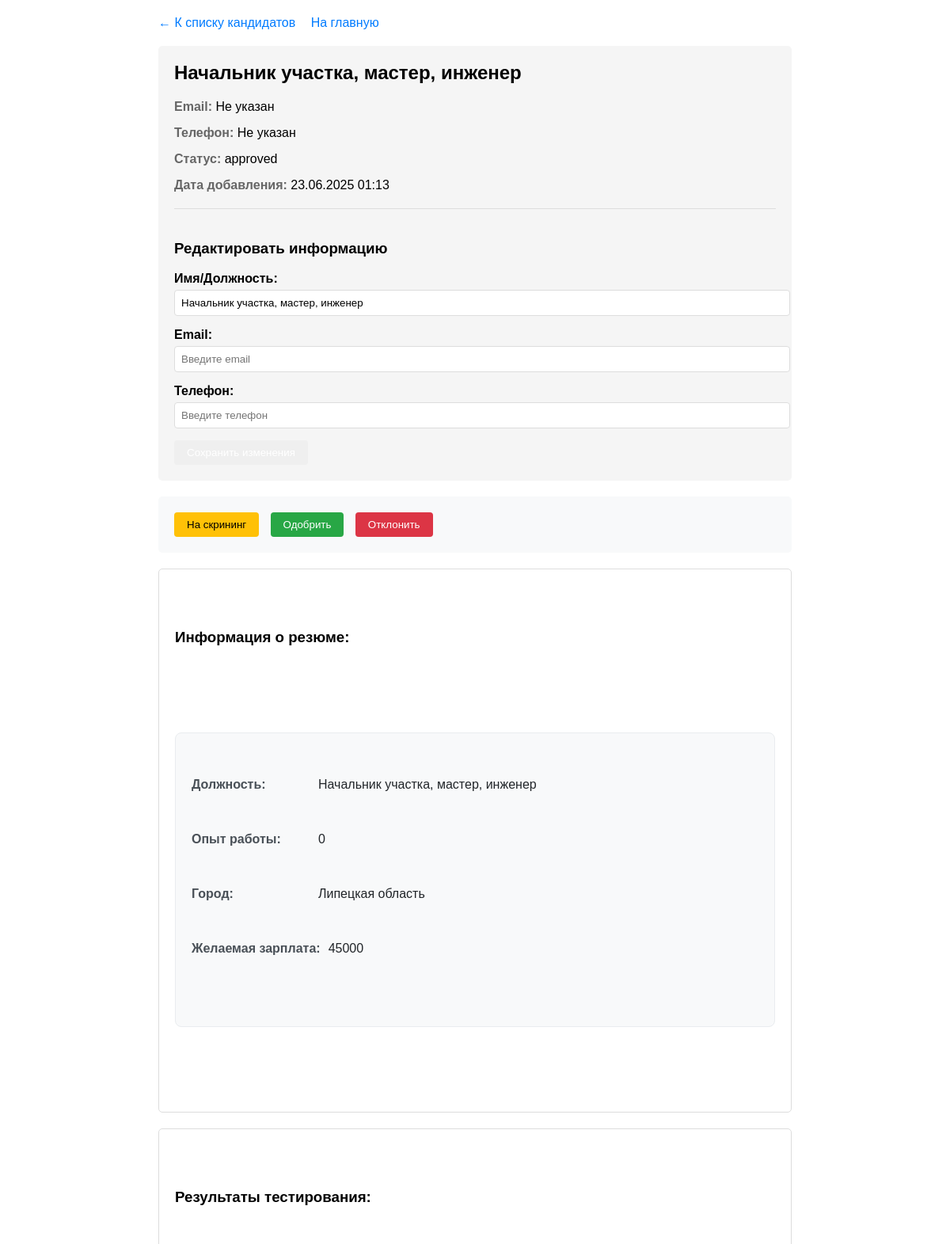
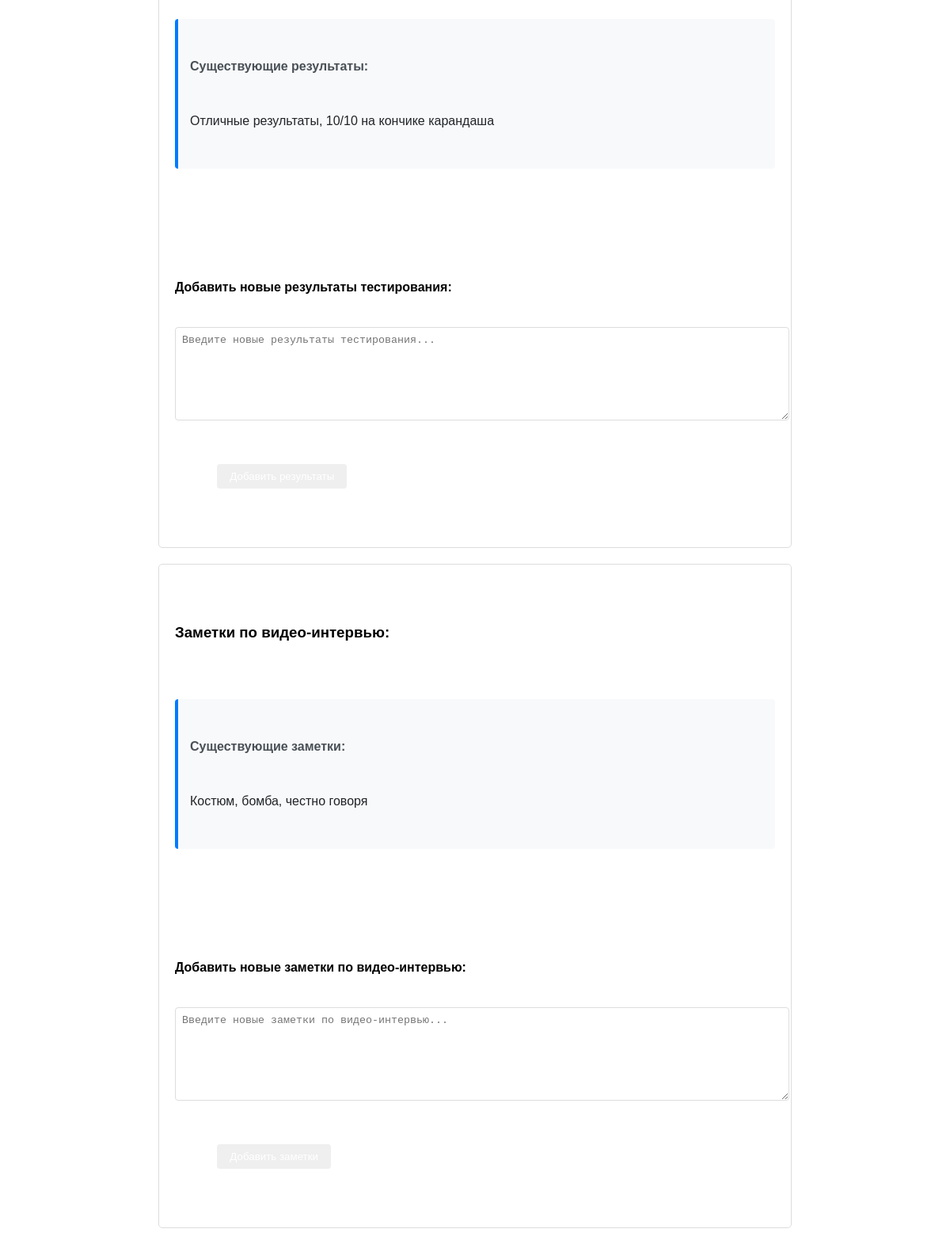
/candidates/1 (signed in), run on the app's committed database (2 pictures, top to bottom).
### models.py (models this page shows)
class Candidate(Base):
    __tablename__ = "candidates"
    id = Column(Integer, primary_key=True, index=True)
    name = Column(String)
    email = Column(String)
    phone = Column(String)
    resume_text = Column(Text)
    status = Column(String, default="new")
    notes = Column(Text)
    test_results = Column(Text, nullable=True)
    video_interview_notes = Column(Text, nullable=True)
    created_at = Column(DateTime, default=datetime.utcnow)
    updated_at = Column(DateTime, default=datetime.utcnow, onupdate=datetime.utcnow)
    user_id = Column(Integer, ForeignKey("users.id"))
    user = relationship("User", back_populates="candidates")
    status_update_date = Column(DateTime, default=datetime.utcnow, onupdate=datetime.utcnow)
    search_history_id = Column(Integer, ForeignKey("search_history.id"), nullable=True)
    search_history = relationship("SearchHistory")

### routers/candidates.py (the view)
@router.get("/{candidate_id}", response_class=HTMLResponse)
def view_candidate(candidate_id: int, request: Request, db: Session = Depends(get_db), current_user: models.User = Depends(get_current_user)):
    update_user_activity(db, current_user)
    if current_user.role == "dean":
        candidate = db.query(models.Candidate).filter(models.Candidate.id == candidate_id).first()
    else:
        candidate = db.query(models.Candidate).filter(models.Candidate.id == candidate_id, models.Candidate.user_id == current_user.id).first()
    if not candidate:
        raise HTTPException(status_code=404, detail="Кандидат не найден")
    return templates.TemplateResponse("candidate_detail.html", {"request": request, "candidate": candidate, "current_user": current_user})

### templates/candidate_detail.html (shortened to what this page needs)
<!DOCTYPE html>
<html>
<head>
</head>
<body>
    <div class="nav-links">
        {% if current_user.role == "dean" %}
            <a href="/dean/candidates">← К списку кандидатов</a>
        {% else %}
            <a href="/candidates">← К списку кандидатов</a>
        {% endif %}
        <a href="/dashboard">На главную</a>
    </div>
    <div class="candidate-info">
        <h2>{{ candidate.name }}</h2>
        <div class="info-group">
            <span class="info-label">Email:</span>
            <span>{{ candidate.email or 'Не указан' }}</span>
        </div>
        <div class="info-group">
            <span class="info-label">Телефон:</span>
            <span>{{ candidate.phone or 'Не указан' }}</span>
        </div>
        <div class="info-group">
            <span class="info-label">Статус:</span>
            <span>{{ candidate.status }}</span>
        </div>
        <div class="info-group">
            <span class="info-label">Дата добавления:</span>
            <span>{{ candidate.created_at.strftime('%d.%m.%Y %H:%M') }}</span>
        </div>
        {% if current_user.role == "hr" %}
        <div class="edit-details" style="margin-top: 20px; padding-top: 20px; border-top: 1px solid #ddd;">
            <h3>Редактировать информацию</h3>
            <form method="POST" action="/candidates/{{ candidate.id }}/update_details">
                <div class="form-group">
                    <label for="name">Имя/Должность:</label>
                    <input type="text" name="name" id="name" value="{{ candidate.name }}" required style="width: 100%; padding: 8px; border: 1px solid #ddd; border-radius: 4px;">
                </div>
                <div class="form-group">
                    <label for="email">Email:</label>
                    <input type="email" name="email" id="email" value="{{ candidate.email or '' }}" placeholder="Введите email" style="width: 100%; padding: 8px; border: 1px solid #ddd; border-radius: 4px;">
                </div>
                <div class="form-group">
                    <label for="phone">Телефон:</label>
                    <input type="tel" name="phone" id="phone" value="{{ candidate.phone or '' }}" placeholder="Введите телефон" style="width: 100%; padding: 8px; border: 1px solid #ddd; border-radius: 4px;">
                </div>
                <button type="submit" class="status-button">Сохранить изменения</button>
            </form>
        </div>
        {% endif %}
    </div>
    <div class="status-actions">
        {% if current_user.role == "hr" %}
        <form method="POST" action="/candidates/{{ candidate.id }}/update" style="display: inline;">
            <button type="submit" class="status-button screen">На скрининг</button>
        </form>
        <form method="POST" action="/candidates/{{ candidate.id }}/update" style="display: inline;">
            <button type="submit" class="status-button approve">Одобрить</button>
        </form>
        <form method="POST" action="/candidates/{{ candidate.id }}/update" style="display: inline;">
            <button type="submit" class="status-button reject">Отклонить</button>
        </form>
        {% elif current_user.role == "dean" and candidate.status == "approved" %}
        <form method="POST" action="/candidates/{{ candidate.id }}/update" style="display: inline;">
            <input type="hidden" name="action" value="final_approve">
            <button type="submit" class="status-button final-approve">Финальное одобрение</button>
        </form>
        {% endif %}
    </div>
    <div class="resume-text">
        <h3>Информация о резюме:</h3>
        {% if candidate.resume_text %}
            {% set resume_dict = candidate.resume_text | parse_resume %}
            {% if resume_dict %}
                <div class="resume-info">
                    <div class="resume-field">
                        <span class="field-label">Должность:</span>
                        <span class="field-value">{{ resume_dict.positionName or 'Не указана' }}</span>
                    </div>
                    <div class="resume-field">
                        <span class="field-label">Опыт работы:</span>
                        <span class="field-value">{{ resume_dict.experience or 'Не указан' }}</span>
                    </div>
                    <div class="resume-field">
                        <span class="field-label">Город:</span>
                        <span class="field-value">{{ resume_dict.localityName or 'Не указан' }}</span>
                    </div>
                    <div class="resume-field">
                        <span class="field-label">Желаемая зарплата:</span>
                        <span class="field-value">{{ resume_dict.salary or 'Не указана' }}</span>
                    </div>
                </div>
            {% else %}
                <div class="raw-resume">
                    <p><strong>Сырые данные резюме:</strong></p>
                    <pre>{{ candidate.resume_text }}</pre>
                </div>
            {% endif %}
        {% else %}
            <p>Информация о резюме отсутствует.</p>
        {% endif %}
    </div>
    {% if current_user.role == "hr" %}
    <div class="test-results">
        <h3>Результаты тестирования:</h3>
        {% if candidate.test_results %}
        <div class="existing-notes">
            <h4>Существующие результаты:</h4>
            <div class="notes-content">{{ candidate.test_results }}</div>
        </div>
        {% endif %}
        <form method="POST" action="/candidates/{{ candidate.id }}/update_test_results">
            <div class="form-group">
                <label for="test_results">Добавить новые результаты тестирования:</label>
                <textarea name="test_results" id="test_results" placeholder="Введите новые результаты тестирования..."></textarea>
            </div>
            <button type="submit" class="status-button">Добавить результаты</button>
        </form>
    </div>
    <div class="video-notes">
        <h3>Заметки по видео-интервью:</h3>
        {% if candidate.video_interview_notes %}
        <div class="existing-notes">
            <h4>Существующие заметки:</h4>
            <div class="notes-content">{{ candidate.video_interview_notes }}</div>
        </div>
        {% endif %}
        <form method="POST" action="/candidates/{{ candidate.id }}/update_video_notes">
            <div class="form-group">
                <label for="video_interview_notes">Добавить новые заметки по видео-интервью:</label>
                <textarea name="video_interview_notes" id="video_interview_notes" placeholder="Введите новые заметки по видео-интервью..."></textarea>
            </div>
            <button type="submit" class="status-button">Добавить заметки</button>
        </form>
    </div>
    {% endif %}
</body>
</html>

### templates/candidate_detail.html (style rules this page uses)
body { font-family: Arial, sans-serif; max-width: 800px; margin: 0 auto; padding: 20px; }
.nav-links { margin-bottom: 20px; }
.nav-links a { margin-right: 15px; text-decoration: none; color: #007bff; }
.candidate-info { background: #f5f5f5; padding: 20px; border-radius: 5px; margin-bottom: 20px; }
.candidate-info h2 { margin-top: 0; }
.info-group { margin-bottom: 15px; }
.info-label { font-weight: bold; color: #666; }
.resume-text, .test-results, .video-notes { background: white; padding: 20px; border: 1px solid #ddd; border-radius: 5px; margin-top: 20px; white-space: pre-wrap; }
.status-actions { margin-top: 20px; padding: 20px; background: #f8f9fa; border-radius: 5px; }
.status-button { display: inline-block; padding: 8px 16px; margin-right: 10px; border: none; border-radius: 4px; cursor: pointer; color: white; }
.status-button.approve { background: #28a745; }
.status-button.reject { background: #dc3545; }
.status-button.screen { background: #ffc107; color: black; }
.form-group { margin-bottom: 15px; }
.form-group label { display: block; margin-bottom: 5px; font-weight: bold; }
.form-group textarea { width: 100%; padding: 8px; border: 1px solid #ddd; border-radius: 4px; min-height: 100px; }
.existing-notes { margin-bottom: 15px; padding: 15px; background: #f8f9fa; border-left: 4px solid #007bff; border-radius: 4px; }
.existing-notes h4 { margin-top: 0; margin-bottom: 10px; color: #495057; }
.notes-content { margin-top: 5px; white-space: pre-wrap; color: #212529; }
.resume-info { background: #f8f9fa; padding: 20px; border-radius: 8px; border: 1px solid #e9ecef; margin-bottom: 15px; }
.resume-field { margin-bottom: 15px; display: flex; align-items: flex-start; }
.field-label { font-weight: bold; color: #495057; min-width: 150px; flex-shrink: 0; }
.field-value { margin-left: 10px; color: #212529; flex: 1; }

### data on the page
Candidate: name "Начальник участка, мастер, инженер", email "Не указан", phone "Не указан", status "approved", created_at "23.06.2025 01:13", test_results "Отличные результаты, 10/10 на кончике карандаша", video_interview_notes "Костюм, бомба, честно говоря"

### other printed values
{{ resume_dict.experience or 'Не указан' }} "0"
{{ resume_dict.localityName or 'Не указан' }} "Липецкая область"
{{ resume_dict.salary or 'Не указана' }} "45000"
